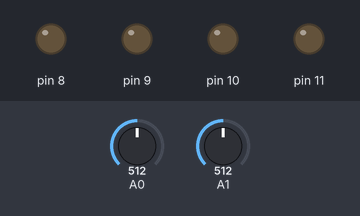
This sketch was run on a simulated Arduino Uno, built with avr-gcc and run on an emulated ATmega328P. On the bench: output pins drawn as LEDs (lit = HIGH). Inputs (shaded band) come from the test bench; at power-on: A0 = 512, A1 = 512.

Above: at 1.2 s.
1.3 s: A0 set to 585
2.8 s: A0 set to 614
At 4.0 s:
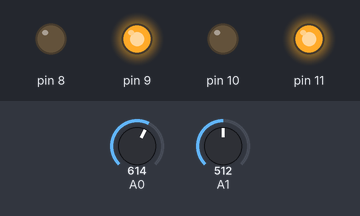
4.3 s: A1 set to 592
5.8 s: A1 set to 611
At 6.4 s:
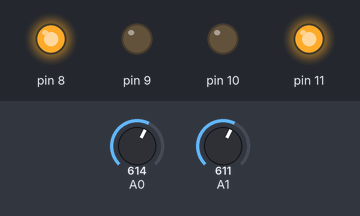
7.3 s: A0 set to 590
At 8.5 s:
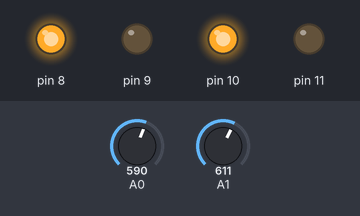
8.8 s: A0 set to 610
At 9.9 s:
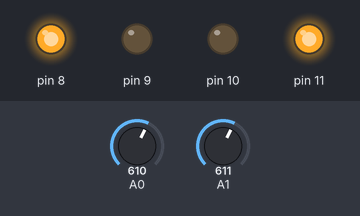
Timing chart, 0 to 11.3 s (numbered marks = the images above; inputs shaded):
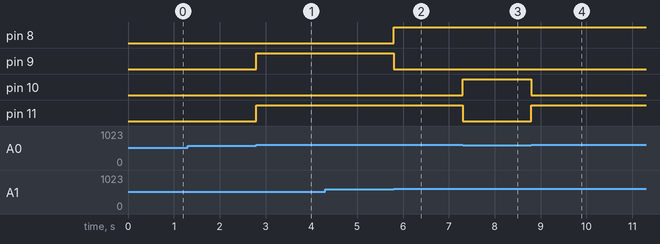

Measured:
- the behaviour switches between 600 and 601 on A0 (found by bisection; images 0 and 1)
- the behaviour switches between 600 and 601 on A1 (found by bisection; images 1 and 2)
- after the input at 1.3 s, every drawn part: stays the same
- after the input at 2.8 s, pin 9, pin 11: LOW → HIGH at once
- after the input at 4.3 s, every drawn part: stays the same
- after the input at 5.8 s, pin 8: LOW → HIGH at once; pin 9: HIGH → LOW at once
- after the input at 7.3 s, pin 10: LOW → HIGH at once; pin 11: HIGH → LOW at once
- after the input at 8.8 s, pin 10: HIGH → LOW at once; pin 11: LOW → HIGH at once

The sketch:

obstacle_follower.ino
```cpp
void setup() {
  pinMode(8, OUTPUT);
  pinMode(9, OUTPUT);
  pinMode(10, OUTPUT);
  pinMode(11, OUTPUT);
}

void loop() {
  int right = analogRead(A0);
  int left = analogRead(A1);
  if((right < 600) && (left < 600)){
    digitalWrite(8, LOW);
    digitalWrite(9, LOW);
    digitalWrite(10, LOW);
    digitalWrite(11, LOW);
  }
  if((right > 600) && (left > 600)){
    digitalWrite(8, HIGH);
    digitalWrite(9, LOW);
    digitalWrite(10, LOW);
    digitalWrite(11, HIGH);
  }
  if((right > 600) && (left < 600)){
    digitalWrite(8, LOW);
    digitalWrite(9, HIGH);
    digitalWrite(10, LOW);
    digitalWrite(11, HIGH);
  }
  if ((right < 600) && (left > 600)){
    digitalWrite(8, HIGH);
    digitalWrite(9, LOW);
    digitalWrite(10, HIGH);
    digitalWrite(11, LOW);
  }
}
```
